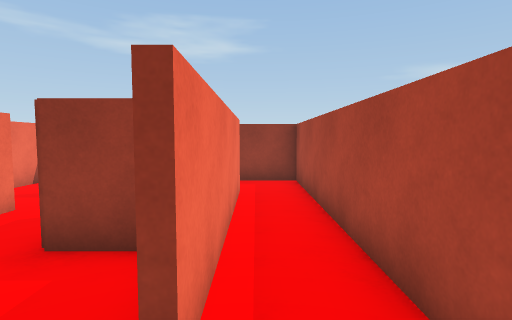
View 1 (above)

24 first-person views from a walk through a scene from a Unity 3-D project. The camera is 1.3 m above the floor, tilts 4° down and sees 80° across. The floor is counted in squares, 1 m on a side. Each view is taken from the middle of a square. On the plan, view 1 faces up. The plan holds only what a view shows up to about 14 squares ahead; the rest is blank.

View 2
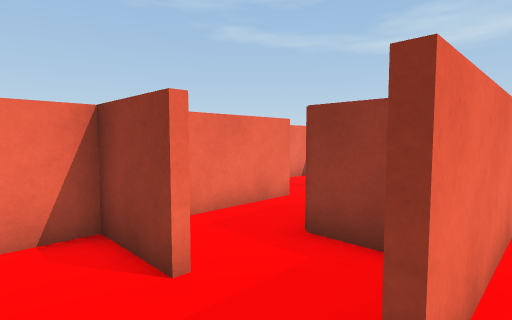

View 3
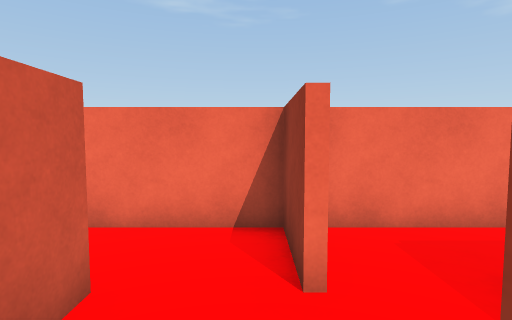

View 4
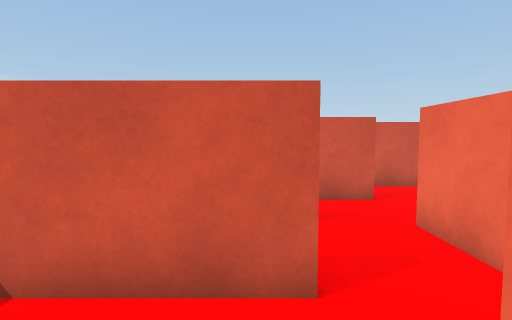

View 5
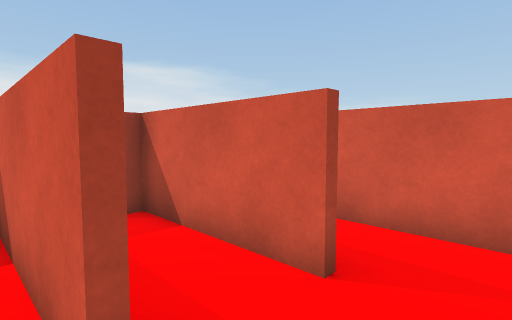

View 6
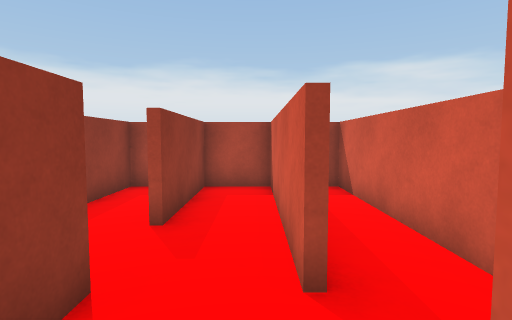

View 7
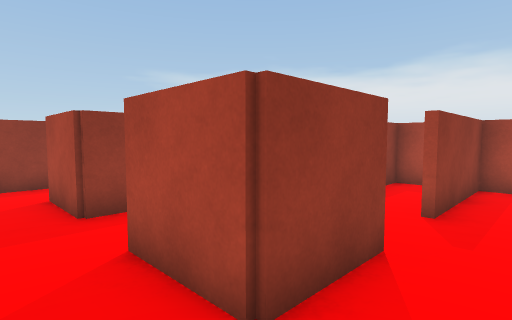

View 8
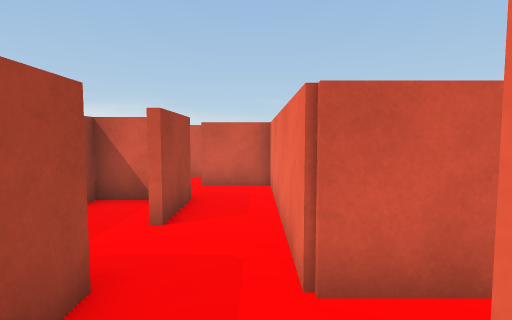

View 9
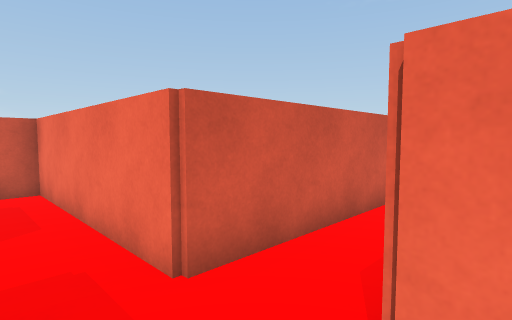

View 10
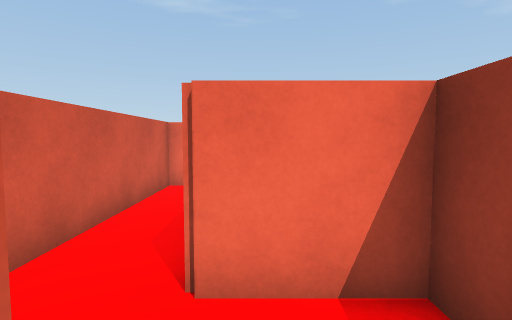

View 11
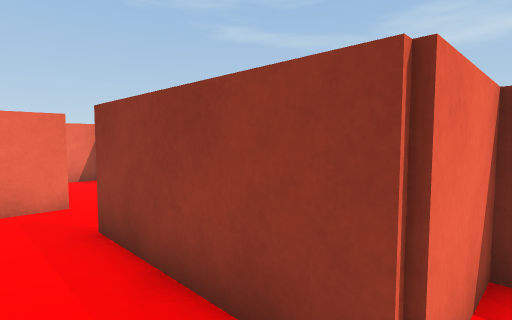

View 12
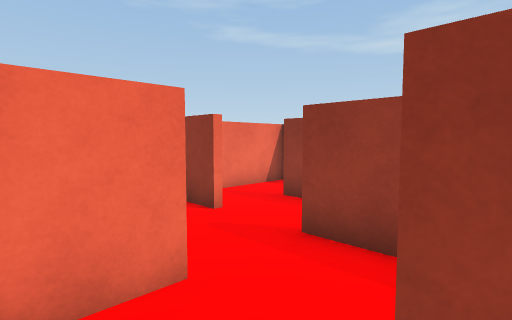

View 13
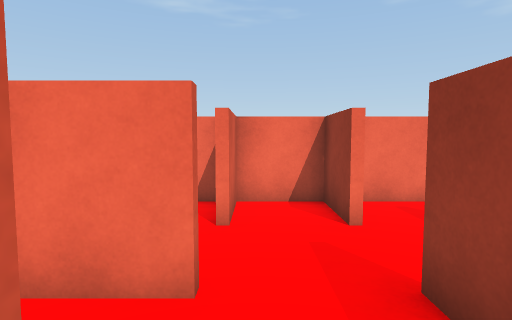

View 14
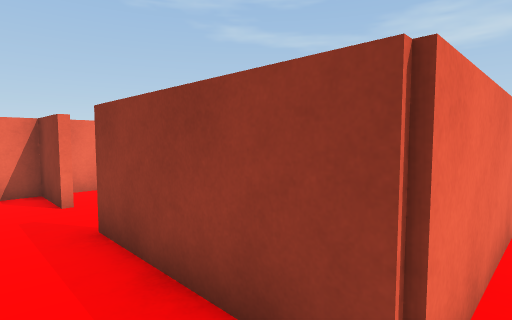

View 15
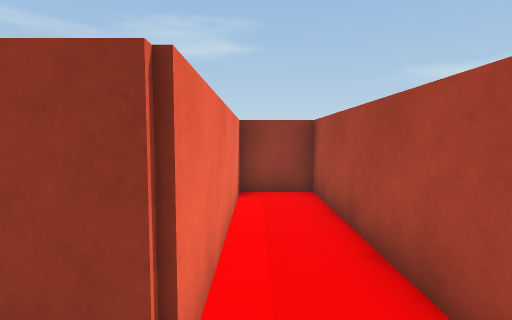

View 16
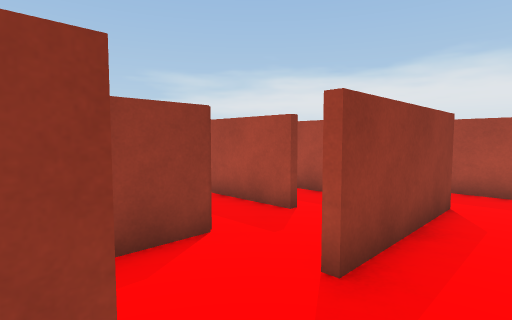

View 17
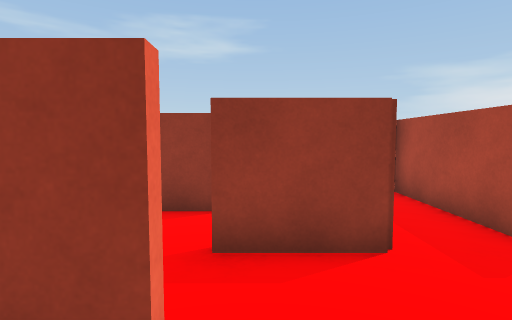

View 18
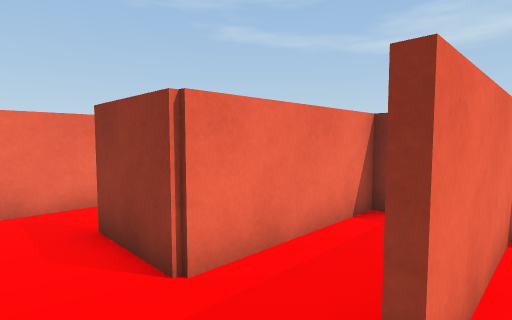

View 19
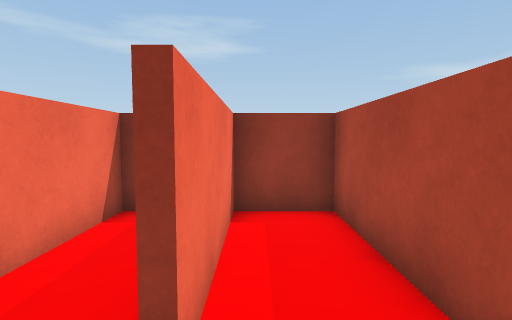

View 20
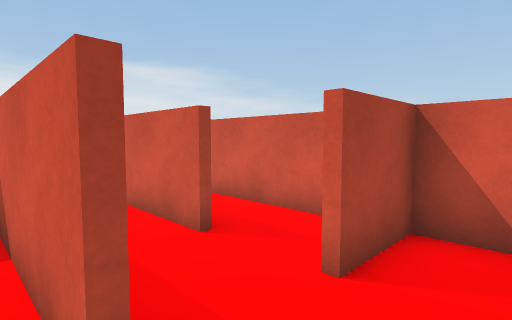

View 21
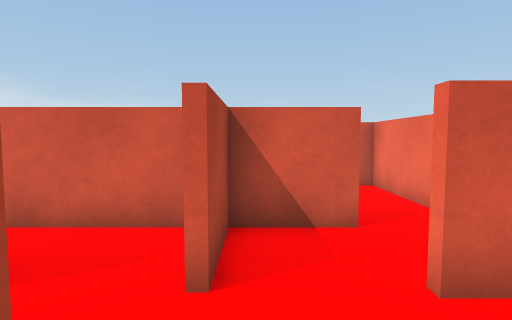

View 22
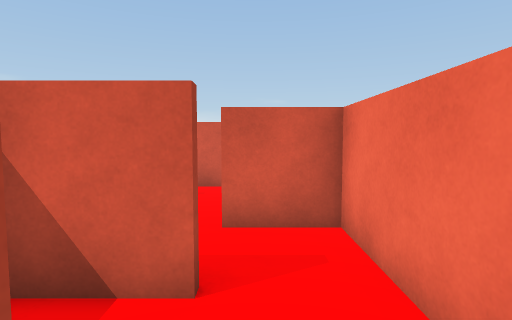

View 23
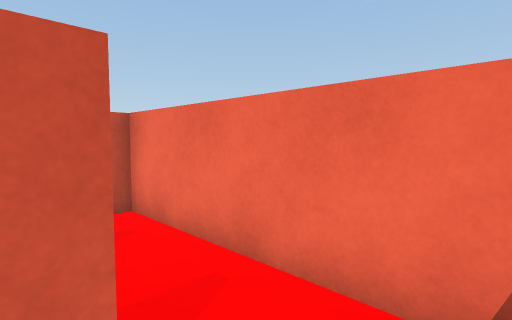

View 24
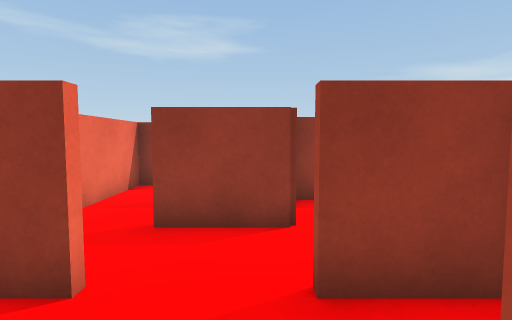

### Floor plan
Ten units are one square. View 1 is at (0, 0); x grows to the right and y downward. Boxes are objects, and circles mark ways between rooms. Rooms are numbered by the first view taken in them; rooms with no view inside come last. Other rooms are left out.
<svg viewBox="-188 -120 207 188">
<path fill="none" stroke="#000" d="M-4 -74 -4 -14M13 -14 13 -94 -5 -94M-4 4 11 4M-14 -34 -26 -34M-44 -55 -44 -20M-26 4 -4 4M-24 -14 -44 -14 -44 6M-66 26 -66 5M-84 4 -84 44 -65 44M-61 -54 -84 -54 -84 -34M-84 -34 -125 -34M-144 -24 -144 -15M-151 -16 -84 -16M-66 -14 -66 -35M-144 -36 -144 -24M-126 -36 -100 -36M-145 -25 -145 -35M-164 -54 -183 -54 -183 -30M-104 -54 -145 -54M-182 -36 -165 -36M-86 -46 -86 -114 -110 -114M-104 -114 -104 -54M-106 -75 -106 -115M-124 -56 -109 -56M-110 -114 -124 -114 -124 -74M-144 -74 -165 -74M-183 -75 -183 -60M-166 -16 -151 -16M-166 4 -150 4M-183 -30 -183 5M-145 -15 -145 -25M-164 26 -171 26M-161 63 -154 63M-129 26 -145 26M-46 44 13 44 13 30M-44 26 -66 26M-65 63 -20 63M14 26 -25 26M-126 -75 -126 -115M-146 -56 -124 -56M-144 -115 -144 -74M-26 24 12 24M-44 6 -44 26M13 30 13 6 -10 6M-144 6 -165 6M-183 5 -183 24 -165 24M-58 -14 -66 -14M-84 -16 -84 4M-58 24 -45 24"/>
<circle cx="-10" cy="-5" r="3" fill="#2a7"/>
<circle cx="-20" cy="-20" r="3" fill="#2a7"/>
<circle cx="-35" cy="10" r="3" fill="#2a7"/>
<circle cx="-70" cy="40" r="3" fill="#2a7"/>
<circle cx="-80" cy="10" r="3" fill="#2a7"/>
<circle cx="-80" cy="-30" r="3" fill="#2a7"/>
<circle cx="-135" cy="-30" r="3" fill="#2a7"/>
<circle cx="-80" cy="-20" r="3" fill="#2a7"/>
<circle cx="-115" cy="-40" r="3" fill="#2a7"/>
<circle cx="-155" cy="-50" r="3" fill="#2a7"/>
<circle cx="-160" cy="-20" r="3" fill="#2a7"/>
<circle cx="-130" cy="-65" r="3" fill="#2a7"/>
<circle cx="-150" cy="-60" r="3" fill="#2a7"/>
<circle cx="-170" cy="10" r="3" fill="#2a7"/>
<circle cx="-155" cy="30" r="3" fill="#2a7"/>
<circle cx="-35" cy="30" r="3" fill="#2a7"/>
<text x="0" y="-50">1</text>
<text x="-30" y="-40">2</text>
<text x="-20" y="0">3</text>
<text x="-80" y="30">4</text>
<text x="-70" y="-40">5</text>
<text x="-110" y="-20">6</text>
<text x="-140" y="-40">7</text>
<text x="-100" y="-70">8</text>
<text x="-120" y="-80">9</text>
<text x="-160" y="-60">10</text>
<text x="-170" y="-10">11</text>
<text x="-160" y="40">12</text>
<text x="-40" y="40">13</text>
<text x="-140" y="-80">14</text>
<text x="-20" y="20">15</text>
<text x="-160" y="20">16</text>
<text x="-70" y="0">17</text>
</svg>
Room 1 opens to room 3. Room 2 opens to room 3. Room 3 opens to room 15. Room 4 opens to room 13. Room 4 opens to room 17. Room 5 opens to room 6. Room 6 opens to room 7. Room 6 opens to room 17. Room 7 opens to room 8. Room 7 opens to room 10. Room 7 opens to room 11. Room 9 opens to room 14. Room 10 opens to room 14. Room 11 opens to room 16. Room 12 opens to room 16. Room 13 opens to room 15.

Where each view was taken, in squares from view 1:
view 1: 0 up, 0 right, facing up
view 2: 0 up, 0 right, facing up-left
view 3: 1 up, 0 right, facing left
view 4: 2 up, 2 left, facing down
view 5: 0 up, 4 left, facing down-right
view 6: 4 down, 7 left, facing right
view 7: 4 down, 8 left, facing up-right
view 8: 4 up, 8 left, facing down
view 9: 4 up, 7 left, facing down-left
view 10: 4 up, 6 left, facing left
view 11: 2 up, 8 left, facing up-left
view 12: 2 up, 12 left, facing up-left
view 13: 4 up, 12 left, facing left
view 14: 4 up, 10 left, facing up-left
view 15: 4 up, 10 left, facing up
view 16: 4 up, 17 left, facing up-right
view 17: 4 up, 16 left, facing up
view 18: 6 up, 12 left, facing up-left
view 19: 6 up, 12 left, facing up
view 20: 6 up, 16 left, facing down-right
view 21: 6 up, 15 left, facing down
view 22: 2 up, 17 left, facing down
view 23: 3 up, 16 left, facing down-left
view 24: 5 down, 15 left, facing up
